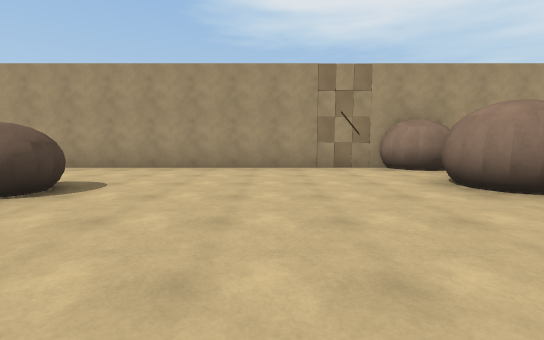
[1] (above)

13 first-person views from a walk through a scene from a Unity 3-D project. The camera is 1.3 m above the floor, tilts 6° down and sees 90° across. Doors are open. The floor is counted in squares, 2 m on a side. Each view is taken from the middle of a square. On the plan, view 1 faces up. The plan holds only what a view shows up to about 9 squares ahead; the rest is blank. The place goes on beyond the plan. The player character is not drawn.

[2]
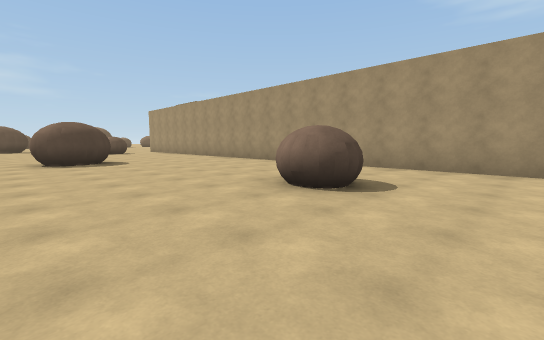

[3]
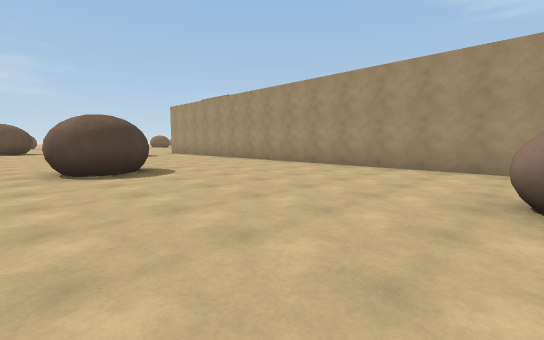

[4]
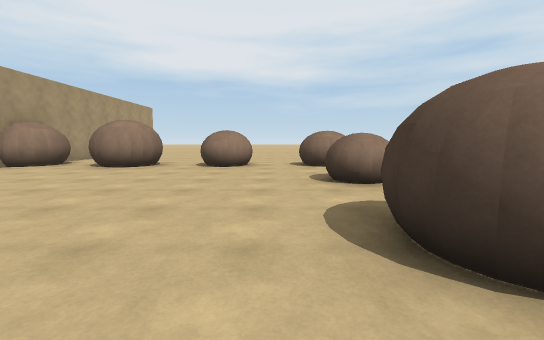

[5]
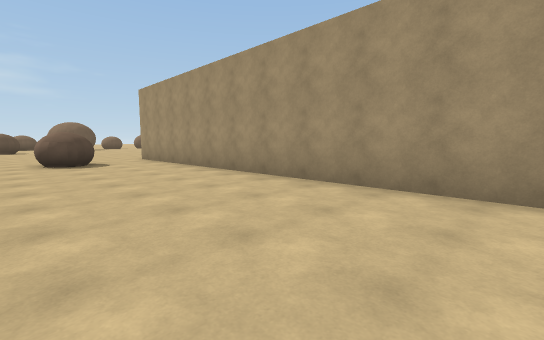

[6]
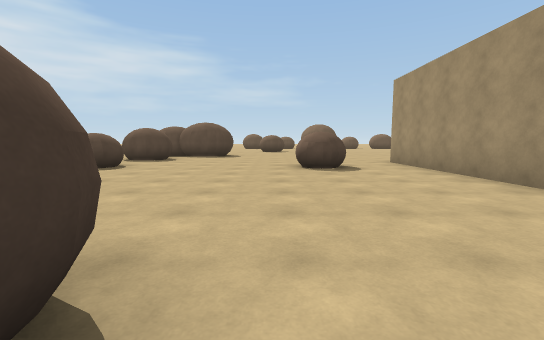

[7]
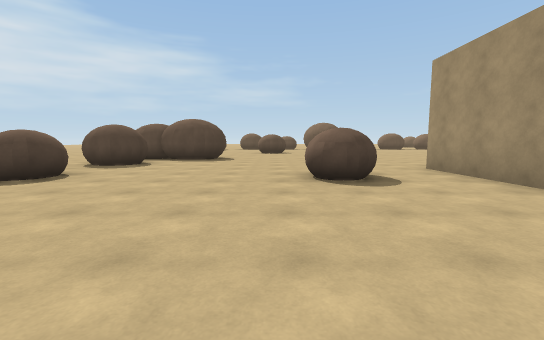

[8]
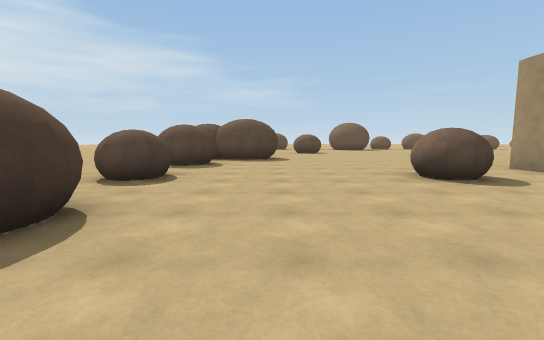

[9]
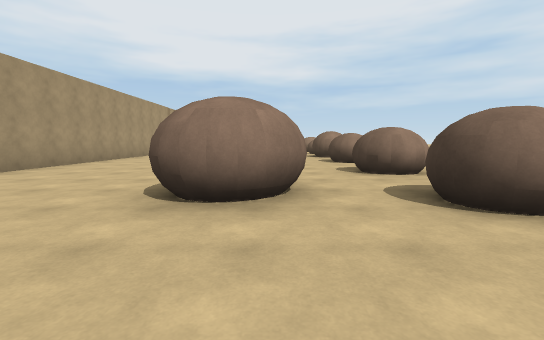

[10]
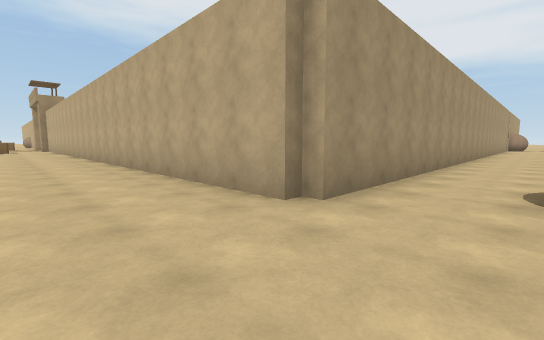

[11]
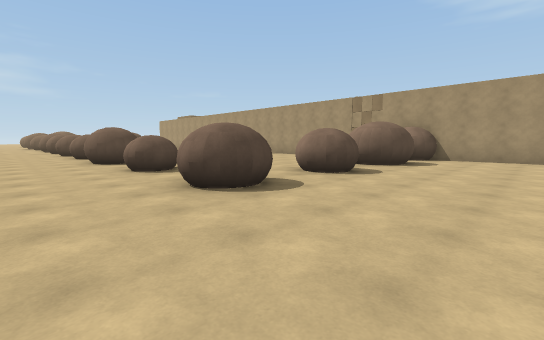

[12]
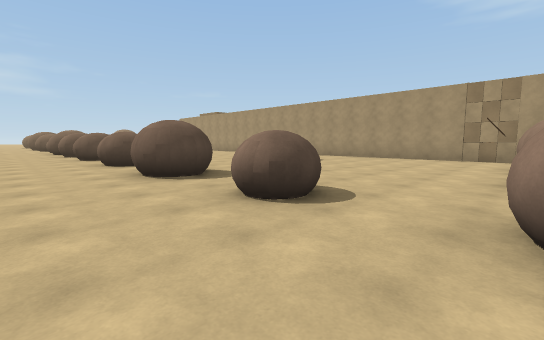

[13]
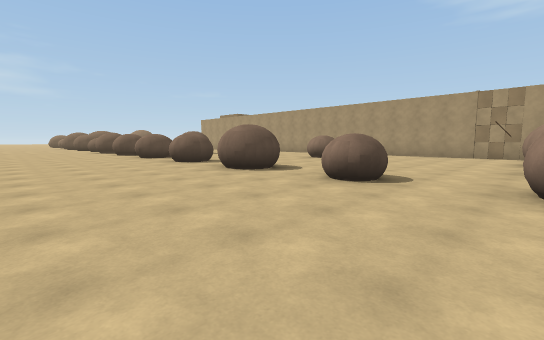

### Floor plan
Key: @ floor where view 1 was taken; # wall or solid block; x gap in a wall; . floor; ^ raised ledge; O other object.
Columns run from 21 left of view 1 to 7 right of it. Each row starts with its distance up from view 1.
 17 ..
 16 ...#
 15 ...#
 14 ...#
 13 ...#
 12 ...#
 11 ...#
 10 ...#
  9 ...#
  8 ...#                    #
  7 ...###################OO#####
  6 ........................##...
  5 .........................x...
  4 ....#............##.....##...
  3 .................##.....##...
  2 ..........##............x....
  1 ..........##............##...
  0 .....................@.......
 -1 .#..#..#..#..#..#.##.#^.##...
 -2  #..#.      .#..#.##..^.##...
 -3  ....       .................
 -4  ..         .................
 -5             .............
 -6             .............

Positions as (right, up) in squares from view 1, and headings:
1: (0, 0), facing up
2: (-1, 0), facing up-left
3: (-4, 0), facing up-left
4: (-4, 0), facing right
5: (-8, 3), facing up-left
6: (-10, 3), facing left
7: (-12, 3), facing left
8: (-12, 1), facing left
9: (-14, 1), facing right
10: (-21, 5), facing up-right
11: (7, -4), facing up-left
12: (3, -4), facing up-left
13: (3, -6), facing up-left
